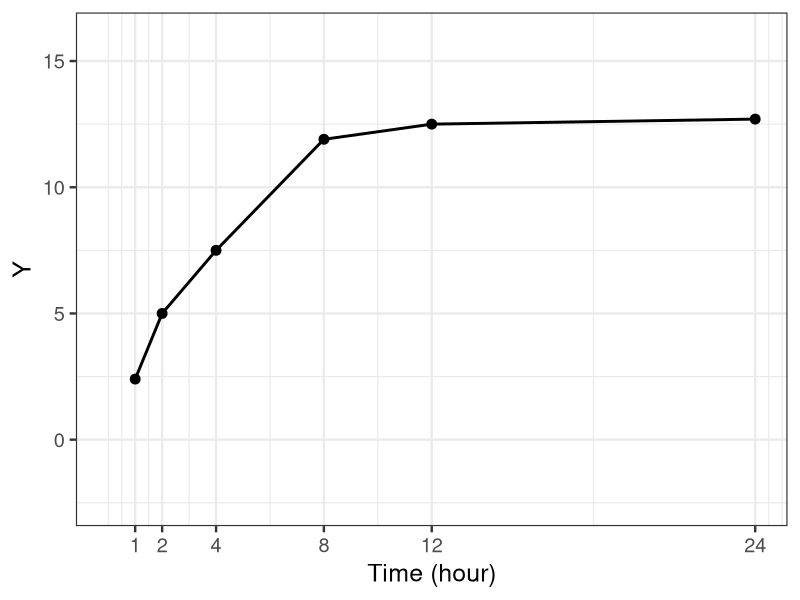

Reproduce this figure in R.
library(ggplot2)

d <- read.csv('input/data-conc.csv')

p <- ggplot(data=d, aes(x=Time, y=Y)) +
  theme_bw(base_size=18) +
  geom_line(size=1) +
  geom_point(size=3) +
  labs(x='Time (hour)', y='Y') +
  scale_x_continuous(breaks=d$Time, limit=c(0,24)) +
  ylim(-2.5, 16)
ggsave(p, file='output/fig7-5-left.png', dpi=300, w=4, h=3)
